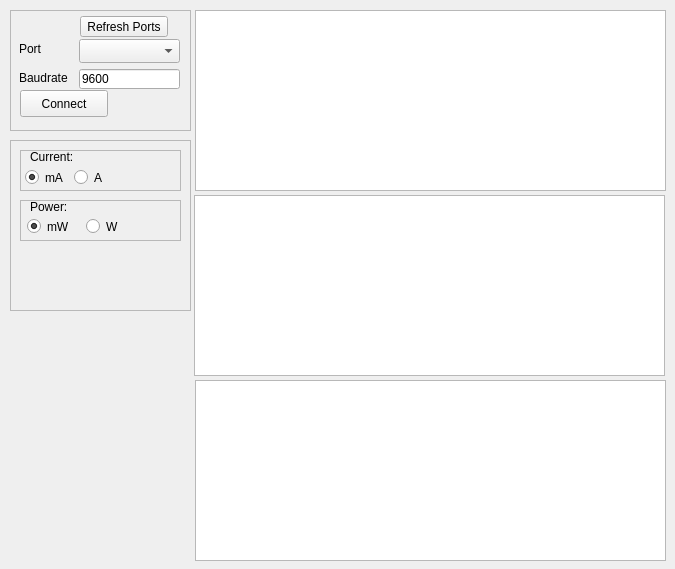
<?xml version="1.0" encoding="UTF-8"?>
<ui version="4.0">
 <class>power_logger_gui</class>
 <widget class="QMainWindow" name="power_logger_gui">
  <property name="geometry">
   <rect>
    <x>0</x>
    <y>0</y>
    <width>675</width>
    <height>569</height>
   </rect>
  </property>
  <property name="windowTitle">
   <string>Power Logger</string>
  </property>
  <widget class="QWidget" name="centralwidget">
   <widget class="PlotWidget" name="plotview_V">
    <property name="geometry">
     <rect>
      <x>195</x>
      <y>10</y>
      <width>471</width>
      <height>181</height>
     </rect>
    </property>
   </widget>
   <widget class="QFrame" name="frame">
    <property name="geometry">
     <rect>
      <x>10</x>
      <y>10</y>
      <width>181</width>
      <height>121</height>
     </rect>
    </property>
    <property name="frameShape">
     <enum>QFrame::StyledPanel</enum>
    </property>
    <property name="frameShadow">
     <enum>QFrame::Raised</enum>
    </property>
    <widget class="QLabel" name="lblport">
     <property name="geometry">
      <rect>
       <x>9</x>
       <y>31</y>
       <width>31</width>
       <height>16</height>
      </rect>
     </property>
     <property name="text">
      <string>Port</string>
     </property>
    </widget>
    <widget class="QLabel" name="lblbaudrate">
     <property name="geometry">
      <rect>
       <x>9</x>
       <y>61</y>
       <width>58</width>
       <height>14</height>
      </rect>
     </property>
     <property name="text">
      <string>Baudrate</string>
     </property>
    </widget>
    <widget class="QLineEdit" name="txtbaudrate">
     <property name="geometry">
      <rect>
       <x>69</x>
       <y>59</y>
       <width>101</width>
       <height>20</height>
      </rect>
     </property>
     <property name="text">
      <string>9600</string>
     </property>
    </widget>
    <widget class="QComboBox" name="cboportlist">
     <property name="geometry">
      <rect>
       <x>69</x>
       <y>29</y>
       <width>101</width>
       <height>24</height>
      </rect>
     </property>
    </widget>
    <widget class="QPushButton" name="bttnrefreshports">
     <property name="geometry">
      <rect>
       <x>70</x>
       <y>6</y>
       <width>88</width>
       <height>21</height>
      </rect>
     </property>
     <property name="text">
      <string>Refresh Ports</string>
     </property>
    </widget>
    <widget class="QPushButton" name="bttnconnect">
     <property name="geometry">
      <rect>
       <x>10</x>
       <y>80</y>
       <width>88</width>
       <height>27</height>
      </rect>
     </property>
     <property name="text">
      <string>Connect</string>
     </property>
    </widget>
   </widget>
   <widget class="QFrame" name="frame_2">
    <property name="geometry">
     <rect>
      <x>10</x>
      <y>140</y>
      <width>181</width>
      <height>171</height>
     </rect>
    </property>
    <property name="frameShape">
     <enum>QFrame::StyledPanel</enum>
    </property>
    <property name="frameShadow">
     <enum>QFrame::Raised</enum>
    </property>
    <widget class="QFrame" name="frame_3">
     <property name="geometry">
      <rect>
       <x>10</x>
       <y>10</y>
       <width>161</width>
       <height>41</height>
      </rect>
     </property>
     <property name="frameShape">
      <enum>QFrame::StyledPanel</enum>
     </property>
     <property name="frameShadow">
      <enum>QFrame::Raised</enum>
     </property>
     <widget class="QRadioButton" name="rdoma">
      <property name="geometry">
       <rect>
        <x>5</x>
        <y>17</y>
        <width>51</width>
        <height>21</height>
       </rect>
      </property>
      <property name="text">
       <string>mA</string>
      </property>
      <property name="checked">
       <bool>true</bool>
      </property>
     </widget>
     <widget class="QRadioButton" name="rdoa">
      <property name="geometry">
       <rect>
        <x>54</x>
        <y>17</y>
        <width>41</width>
        <height>21</height>
       </rect>
      </property>
      <property name="text">
       <string>A</string>
      </property>
     </widget>
     <widget class="QLabel" name="lblcunit">
      <property name="geometry">
       <rect>
        <x>10</x>
        <y>0</y>
        <width>58</width>
        <height>14</height>
       </rect>
      </property>
      <property name="text">
       <string>Current:</string>
      </property>
     </widget>
    </widget>
    <widget class="QFrame" name="frame_4">
     <property name="geometry">
      <rect>
       <x>10</x>
       <y>60</y>
       <width>161</width>
       <height>41</height>
      </rect>
     </property>
     <property name="frameShape">
      <enum>QFrame::StyledPanel</enum>
     </property>
     <property name="frameShadow">
      <enum>QFrame::Raised</enum>
     </property>
     <widget class="QLabel" name="lblpunit">
      <property name="geometry">
       <rect>
        <x>10</x>
        <y>0</y>
        <width>58</width>
        <height>14</height>
       </rect>
      </property>
      <property name="text">
       <string>Power:</string>
      </property>
     </widget>
     <widget class="QRadioButton" name="rdomw">
      <property name="geometry">
       <rect>
        <x>7</x>
        <y>16</y>
        <width>51</width>
        <height>21</height>
       </rect>
      </property>
      <property name="text">
       <string>mW</string>
      </property>
      <property name="checked">
       <bool>true</bool>
      </property>
     </widget>
     <widget class="QRadioButton" name="rdow">
      <property name="geometry">
       <rect>
        <x>66</x>
        <y>16</y>
        <width>51</width>
        <height>21</height>
       </rect>
      </property>
      <property name="text">
       <string>W</string>
      </property>
     </widget>
    </widget>
   </widget>
   <widget class="PlotWidget" name="plotview_C">
    <property name="geometry">
     <rect>
      <x>194</x>
      <y>195</y>
      <width>471</width>
      <height>181</height>
     </rect>
    </property>
   </widget>
   <widget class="PlotWidget" name="plotview_P">
    <property name="geometry">
     <rect>
      <x>195</x>
      <y>380</y>
      <width>471</width>
      <height>181</height>
     </rect>
    </property>
   </widget>
  </widget>
 </widget>
 <customwidgets>
  <customwidget>
   <class>PlotWidget</class>
   <extends>QGraphicsView</extends>
   <header>pyqtgraph</header>
  </customwidget>
 </customwidgets>
 <resources/>
 <connections/>
</ui>
